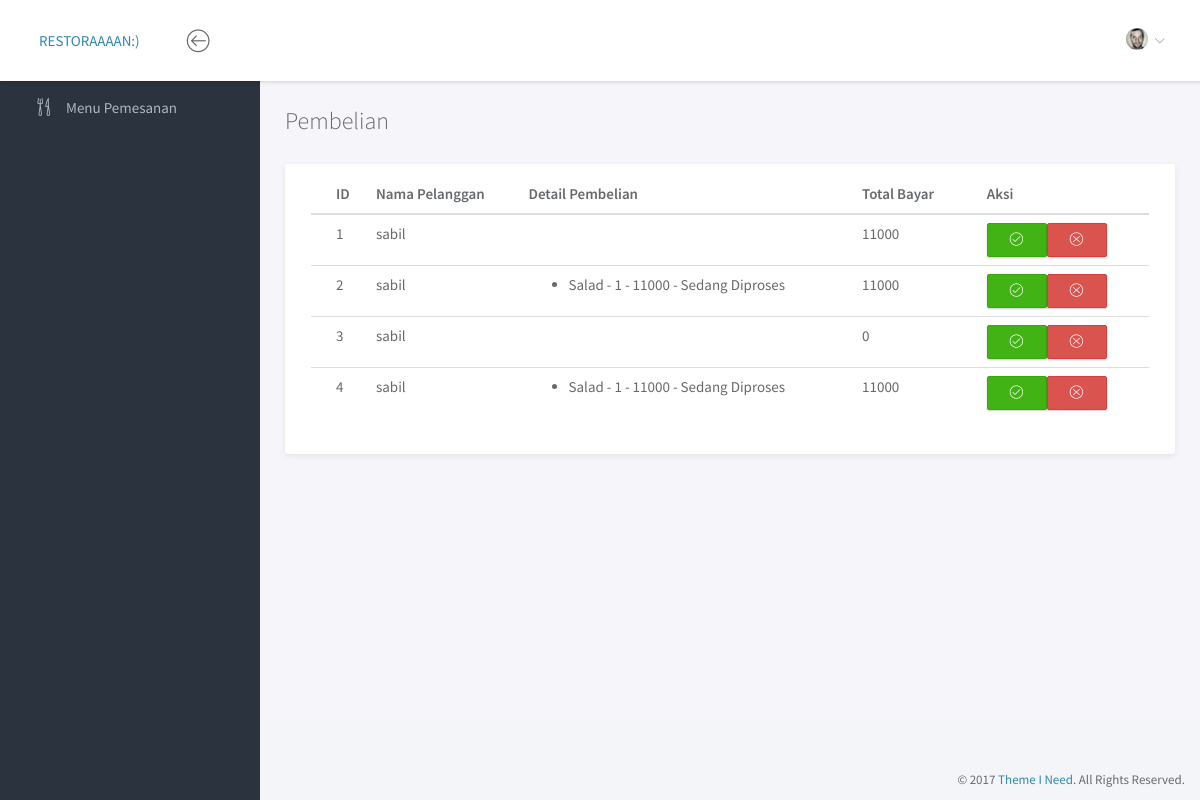
Screenshot of /index.php/pembelian with the database file from the repository.
### tables this page shows
CREATE TABLE `order` (
  `id_order` int(11) NOT NULL,
  `no_meja` int(11) NOT NULL,
  `tanggal` date NOT NULL,
  `id_user` int(11) NOT NULL,
  `keterangan` text NOT NULL,
  `status_order` varchar(50) NOT NULL,
  `id_pelanggan` int(11) NOT NULL,
  `total_bayar` int(50) NOT NULL
);

CREATE TABLE `pelanggan` (
  `id_pelanggan` int(11) NOT NULL,
  `nama_pelanggan` varchar(50) NOT NULL,
  `alamat` text NOT NULL,
  `telp` int(15) NOT NULL,
  `username` varchar(50) NOT NULL,
  `password` varchar(50) NOT NULL
);

CREATE TABLE `detail_order` (
  `id_detail_order` int(11) NOT NULL,
  `id_order` int(11) NOT NULL,
  `id_masakan` int(11) NOT NULL,
  `keterangan` text,
  `status_detail_order` enum('dalam antrian','diproses','sudah diterima','') DEFAULT NULL,
  `total_item` int(11) NOT NULL,
  `subtotal` int(11) NOT NULL
);

CREATE TABLE `masakan` (
  `id_masakan` int(11) NOT NULL,
  `nama_masakan` varchar(50) NOT NULL,
  `harga` int(50) NOT NULL,
  `status_masakan` enum('ready','no ready','','') NOT NULL,
  `id_kategori` int(11) NOT NULL,
  `gambar` varchar(50) NOT NULL
);

### application/controllers/Pembelian.php (called while the page is built, shortened)
<?php
class Pembelian extends CI_Controller {
    public function __construct()
    {
        $this->load->model('model_data', 'mData');
    }
    public function index()
    {
        $data['content'] = 'pembelian';
        $data['pembelian']=$this->mData->getTransaksi();
        $this->load->view('template', $data);
    }
}

### index.php (called while the page is built, shortened)
<?php
require_once BASEPATH.'core/CodeIgniter.php';

### application/models/Model_data.php (called while the page is built, shortened)
<?php
class Model_data extends CI_Model {
    public function getTransaksi()
    {
        $this->db->join('pelanggan', 'pelanggan.id_pelanggan = order.id_pelanggan');
        $order = $this->db->get('order')->result();
        return $order;
    }
    public function getDetailOrder($id = 0)
    {
        $this->db->join('masakan', 'masakan.id_masakan = detail_order.id_masakan');
        $this->db->where('id_order', $id);
        return $this->db->get('detail_order')->result();
    }
}

### application/views/pembelian.php (the view, shortened to what this page needs)
<div class="container-fluid">
    <h3 class="page-title">Pembelian</h3>
	<div class="row">
        <div class="col-md-12">
            <div class="panel">
		    	<div class="panel-body">
		    		<table class="table">
		    			<thead>
		    				<tr>
		    					<th>ID</th>
                                <th>Nama Pelanggan</th>
                                <th>Detail Pembelian</th>
                                <th>Total Bayar</th>
		    					<th>Aksi</th>
		    				</tr>
		    			</thead>
		    			<tbody>
                        <?php foreach ($pembelian as $items): ?>
                            <tr>
                                <td><?=$items->id_order?></td>
                                <td><?=$items->nama_pelanggan?></td>
                                <td>
                                <ul>
                                    <?php
                                        foreach($this->mData->getDetailOrder($items->id_order) as $det):
                                    ?>
                                    <li class="text-capitalize">
                                        <?=$det->nama_masakan?> - <?=$det->total_item?> - <?=$det->subtotal?> - <?=$det->status_detail_order ? $det->status_detail_order : 'sedang diproses' ?>
                                    </li>
                                    <?php endforeach; ?>
                                    </ul>
                                </td>
                                <td><?=$items->total_bayar?></td>
                                <td>
                                    <?php if ($items->status_order == "terima") { ?>
                                        <span>Pesanan diterima</span>
                                    <?php } else if ($items->status_order == "tolak") { ?>
                                        <span>Pesanan ditolak</span>
                                    <?php } else { ?>
                                        <a href="<?= base_url('data/verifikasi/'.$items->id_order.'/terima')?>" class="btn btn-success"><i class="lnr lnr-checkmark-circle"></i></a><a href="<?= base_url('data/verifikasi/'.$items->id_order.'/tolak')?>" class="btn btn-danger"><i class="lnr lnr-cross-circle"></i></a>
                                    <?php } ?>
                                </td>
                            </tr>
                        <?php endforeach; ?>
                        </tbody>
		    		</table>
		    	</div>
		    </div>
        </div>
    </div>
</div>

### application/views/template.php (shortened to what this page needs)
<!doctype html>
<html lang="en">
<head>
	<link rel="stylesheet" href="<?= base_url() ?>assets/vendor/bootstrap/css/bootstrap.min.css">
	<link rel="stylesheet" href="<?= base_url() ?>assets/vendor/font-awesome/css/font-awesome.min.css">
	<link rel="stylesheet" href="<?= base_url() ?>assets/vendor/linearicons/style.css">
	<link rel="stylesheet" href="<?= base_url() ?>assets/css/main.css">
	<link rel="stylesheet" href="<?= base_url() ?>assets/css/demo.css">
</head>
<body>
	<div id="wrapper">
		<nav class="navbar navbar-default navbar-fixed-top">
			<div class="brand">
				<a href="<?=base_url()?>">RESTORAAAAN:)</a>
			</div>
			<div class="container-fluid">
				<div class="navbar-btn">
					<button type="button" class="btn-toggle-fullwidth"><i class="lnr lnr-arrow-left-circle"></i></button>
				</div>
				<div id="navbar-menu">
					<ul class="nav navbar-nav navbar-right">
						<li class="dropdown">
							<a href="#" class="dropdown-toggle" data-toggle="dropdown"><img src="<?= base_url() ?>assets/img/user.png" class="img-circle" alt="Avatar"> <i class="icon-submenu lnr lnr-chevron-down"></i></a>
						</li>
					</ul>
				</div>
			</div>
		</nav>
		<div id="sidebar-nav" class="sidebar">
			<div class="sidebar-scroll">
				<nav>
					<ul class="nav">
						<?php if ($this->session->userdata('level') == 0) { ?>
							<li><a href="<?= base_url(); ?>menu" class=""><i class="lnr lnr-dinner"></i> <span>Menu Pemesanan</span></a></li>
						<?php } else if($this->session->userdata('level') == 1) { ?>
							<li><a href="<?= base_url(); ?>menu" class=""><i class="lnr lnr-dinner"></i> <span>Menu Pemesanan</span></a></li>
							<li><a href="<?= base_url(); ?>pelanggan" class=""><i class="lnr lnr-user"></i> <span>Pelanggan</span></a></li>
							<li><a href="<?= base_url(); ?>kategori" class=""><i class="lnr lnr-list"></i> <span>Kategori</span></a></li>
							<li><a href="<?= base_url(); ?>pembelian" class=""><i class="lnr lnr-list"></i> <span>Pembelian</span></a></li>
						<?php } else if($this->session->userdata('level') == 2) { ?>
							<li><a href="<?= base_url(); ?>pembelian" class=""><i class="lnr lnr-list"></i> <span>Pembelian</span></a></li>
						<?php } ?>
					</ul>
				</nav>
			</div>
        </div>
		<div class="main">
			<div class="main-content">
                <?php $this->load->view( $content);?>
            </div>
		</div>
		<footer>
			<div class="container-fluid">
				<p class="copyright">&copy; 2017 <a href="https://www.themeineed.com" target="_blank">Theme I Need</a>. All Rights Reserved.</p>
			</div>
		</footer>
	</div>
</body>
</html>

### assets/css/main.css (style rules this page uses)
html { position: relative; min-height: 100%; }
body { background-color: #F3F5F8; font-family: "Source Sans Pro", sans-serif; font-size: 15px; color: #676a6d; }
a { color: #3287B2; }
th { font-weight: 600; }
.page-title { margin-top: 0; margin-bottom: 30px; font-weight: 300; }
footer { position: absolute; bottom: 0; right: 0; padding-top: 15px; padding-bottom: 10px; }
.copyright { margin-bottom: 0; text-align: right; font-size: 13px; }
#wrapper .sidebar { -webkit-transition: all 0.3s ease-in-out; -moz-transition: all 0.3s ease-in-out; -ms-transition: all 0.3s ease-in-out; -o-transition: all 0.3s ease-in-out; transition: all 0.3s ease-in-out; width: 260px; height: 100%; float: left; background-color: #2B333E; position: fixed; left: 0; }
#wrapper .main { -webkit-transition: all 0.3s ease-in-out; -moz-transition: all 0.3s ease-in-out; -ms-transition: all 0.3s ease-in-out; -o-transition: all 0.3s ease-in-out; transition: all 0.3s ease-in-out; width: calc(100% - 260px); left: 0; position: relative; float: right; background-color: #f5f5fa; }
#wrapper #sidebar-nav, #wrapper .main { padding-top: 80px; }
.main-content { padding: 28px 10px; }
.navbar-default { -webkit-transition: all 0.3s ease-in-out; -moz-transition: all 0.3s ease-in-out; -ms-transition: all 0.3s ease-in-out; -o-transition: all 0.3s ease-in-out; transition: all 0.3s ease-in-out; -moz-box-shadow: 1px 2px 3px rgba(0, 0, 0, 0.1); -webkit-box-shadow: 1px 2px 3px rgba(0, 0, 0, 0.1); box-shadow: 1px 2px 3px rgba(0, 0, 0, 0.1); -webkit-border-radius: 0; -moz-border-radius: 0; border-radius: 0; padding: 0; margin: 0; border: none; background-color: #fff; }
.navbar-default .brand { float: left; padding: 30px 39px; background-color: #fff; }
.navbar-btn { float: left; padding: 16px 0; }
.navbar-btn button { font-size: 24px; padding: 4px 8px; line-height: .7; border: none; background: none; outline: none; }
.navbar-nav > li > a { padding: 28px 20px; }
.navbar-nav > li > a > i { font-size: 22px; margin-right: 2px; vertical-align: middle; }
.navbar-nav > li > a > i.icon-submenu { margin-left: 2px; margin-right: 0; font-size: 10px; position: relative; top: 2px; }
.navbar-nav > li > a img { width: 22px; margin-right: 2px; }
@media screen and (min-width: 768px) { .navbar-nav.navbar-right { margin-right: 0; } }
.sidebar { z-index: 9; }
.sidebar .nav > li > a { padding: 18px 30px; color: #AEB7C2; border-left: 5px solid transparent; }
.sidebar .nav i { margin-right: 10px; font-size: 18px; }
.sidebar .nav span { -webkit-transition: all 0.3s ease-in-out; -moz-transition: all 0.3s ease-in-out; -ms-transition: all 0.3s ease-in-out; -o-transition: all 0.3s ease-in-out; transition: all 0.3s ease-in-out; position: relative; top: -2px; }
.btn { -webkit-border-radius: 2px; -moz-border-radius: 2px; border-radius: 2px; -moz-box-shadow: 0px 1px 2px 0 rgba(0, 0, 0, 0.2); -webkit-box-shadow: 0px 1px 2px 0 rgba(0, 0, 0, 0.2); box-shadow: 0px 1px 2px 0 rgba(0, 0, 0, 0.2); padding: 6px 22px; }
.btn-success { background-color: #41B314; border-color: #3ca512; }
.panel { -webkit-border-radius: 3px; -moz-border-radius: 3px; border-radius: 3px; -moz-box-shadow: 0 2px 6px rgba(0, 0, 0, 0.08); -webkit-box-shadow: 0 2px 6px rgba(0, 0, 0, 0.08); box-shadow: 0 2px 6px rgba(0, 0, 0, 0.08); background-color: #fff; margin-bottom: 30px; }
.panel .panel-heading, .panel .panel-body, .panel .panel-footer { padding-left: 25px; padding-right: 25px; }
.panel .panel-body { padding-top: 10px; padding-bottom: 15px; }
.panel .table > thead > tr > td:first-child, .panel .table > thead > tr > th:first-child, .panel .table > tbody > tr > td:first-child, .panel .table > tbody > tr > th:first-child, .panel .table > tfoot > tr > td:first-child, .panel .table > tfoot > tr > th:first-child { padding-left: 25px; }
.panel .table > thead > tr > td:last-child, .panel .table > thead > tr > th:last-child, .panel .table > tbody > tr > td:last-child, .panel .table > tbody > tr > th:last-child, .panel .table > tfoot > tr > td:last-child, .panel .table > tfoot > tr > th:last-child { padding-left: 25px; }

### rows the page displays
order: id_order "1", id_pelanggan.nama_pelanggan "sabil", total_bayar "11000"
order: id_order "2", id_pelanggan.nama_pelanggan "sabil", total_bayar "11000"
detail_order: id_masakan.nama_masakan "Salad", total_item "1", subtotal "11000", shows "Sedang Diproses"
order: id_order "3", id_pelanggan.nama_pelanggan "sabil", total_bayar "0"
order: id_order "4", id_pelanggan.nama_pelanggan "sabil", total_bayar "11000"
detail_order: id_masakan.nama_masakan "Salad", total_item "1", subtotal "11000", shows "Sedang Diproses"
